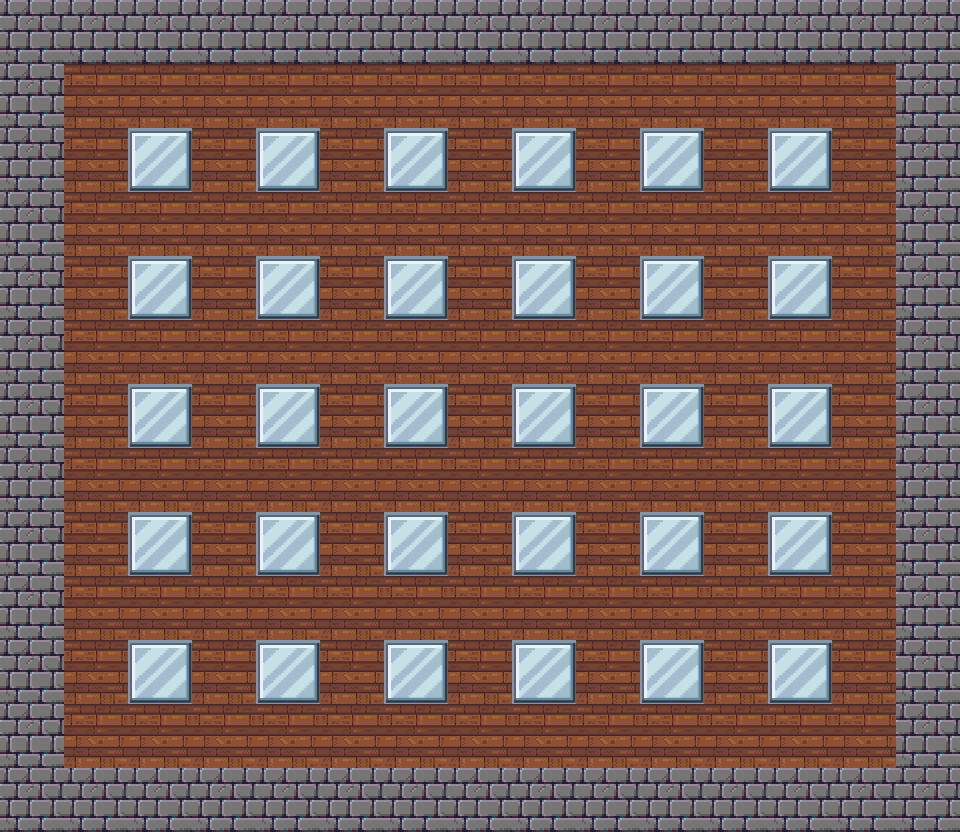

A level layout from a 2D game, rendered from its tile map. Below: a short description, then the map file with its tile-grid data intact:
An orthogonal 15x13 tile map with 64x64 px tiles, 1 tile layer (Tile Layer 1) and 34 objects (34x platform).

<map version="1.8" tiledversion="1.8.4" orientation="orthogonal" renderorder="right-down" width="15" height="13" tilewidth="64" tileheight="64" infinite="0" nextlayerid="3" nextobjectid="139">
 <tileset firstgid="1" name="spritesheet(1)" tilewidth="64" tileheight="64" tilecount="23" columns="23">
  <image source="spritesheet(1).png" width="1472" height="64" />
 </tileset>
 <layer id="1" name="Tile Layer 1" width="15" height="13">
  <data encoding="csv">
21,21,21,21,21,21,21,21,21,21,21,21,21,21,21,
21,20,20,20,20,20,20,20,20,20,20,20,20,20,21,
21,20,4,20,4,20,4,20,4,20,4,20,4,20,21,
21,20,20,20,20,20,20,20,20,20,20,20,20,20,21,
21,20,4,20,4,20,4,20,4,20,4,20,4,20,21,
21,20,20,20,20,20,20,20,20,20,20,20,20,20,21,
21,20,4,20,4,20,4,20,4,20,4,20,4,20,21,
21,20,20,20,20,20,20,20,20,20,20,20,20,20,21,
21,20,4,20,4,20,4,20,4,20,4,20,4,20,21,
21,20,20,20,20,20,20,20,20,20,20,20,20,20,21,
21,20,4,20,4,20,4,20,4,20,4,20,4,20,21,
21,20,20,20,20,20,20,20,20,20,20,20,20,20,21,
21,21,21,21,21,21,21,21,21,21,21,21,21,21,21
</data>
 </layer>
 <objectgroup id="2" name="Object Layer 1">
  <object id="2" name="platform" type="platform" x="32" y="23" width="919" height="38" />
  <object id="3" name="platform" type="platform" x="37" y="35" width="23" height="777" />
  <object id="4" name="platform" type="platform" x="19" y="770" width="916" height="25" />
  <object id="5" name="platform" type="platform" x="898" y="48" width="31" height="758" />
  <object id="105" name="platform" type="platform" x="128" y="128" width="64" height="64" />
  <object id="106" name="platform" type="platform" x="256" y="128" width="64" height="64" />
  <object id="108" name="platform" type="platform" x="384" y="128" width="64" height="64" />
  <object id="109" name="platform" type="platform" x="512" y="128" width="64" height="64" />
  <object id="110" name="platform" type="platform" x="640" y="128" width="64" height="64" />
  <object id="111" name="platform" type="platform" x="768" y="128" width="64" height="64" />
  <object id="112" name="platform" type="platform" x="768" y="256" width="64" height="64" />
  <object id="113" name="platform" type="platform" x="768" y="384" width="64" height="64" />
  <object id="114" name="platform" type="platform" x="768" y="512" width="64" height="64" />
  <object id="115" name="platform" type="platform" x="768" y="640" width="64" height="64" />
  <object id="117" name="platform" type="platform" x="640" y="640" width="64" height="64" />
  <object id="118" name="platform" type="platform" x="640" y="512" width="64" height="64" />
  <object id="119" name="platform" type="platform" x="640" y="384" width="64" height="64" />
  <object id="120" name="platform" type="platform" x="640" y="256" width="64" height="64" />
  <object id="122" name="platform" type="platform" x="512" y="256" width="64" height="64" />
  <object id="123" name="platform" type="platform" x="512" y="384" width="64" height="64" />
  <object id="124" name="platform" type="platform" x="512" y="512" width="64" height="64" />
  <object id="125" name="platform" type="platform" x="512" y="640" width="64" height="64" />
  <object id="126" name="platform" type="platform" x="384" y="640" width="64" height="64" />
  <object id="127" name="platform" type="platform" x="384" y="512" width="64" height="64" />
  <object id="128" name="platform" type="platform" x="384" y="384" width="64" height="64" />
  <object id="129" name="platform" type="platform" x="384" y="256" width="64" height="64" />
  <object id="130" name="platform" type="platform" x="256" y="256" width="64" height="64" />
  <object id="131" name="platform" type="platform" x="128" y="256" width="64" height="64" />
  <object id="132" name="platform" type="platform" x="128" y="384" width="64" height="64" />
  <object id="133" name="platform" type="platform" x="256" y="384" width="64" height="64" />
  <object id="134" name="platform" type="platform" x="256" y="512" width="64" height="64" />
  <object id="135" name="platform" type="platform" x="256" y="640" width="64" height="64" />
  <object id="136" name="platform" type="platform" x="128" y="512" width="64" height="64" />
  <object id="137" name="platform" type="platform" x="128" y="640" width="64" height="64" />
 </objectgroup>
</map>
